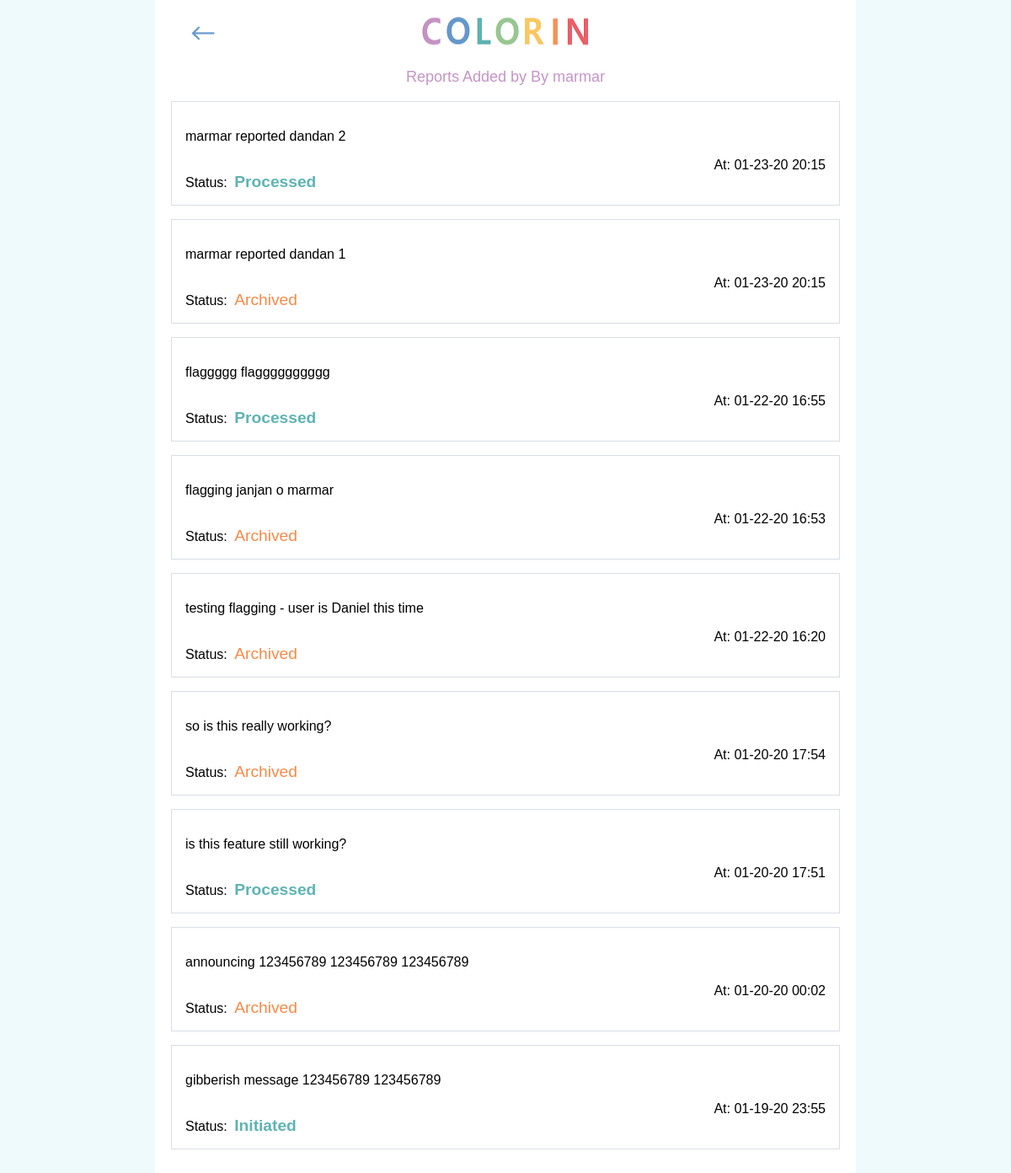
The app's page /memberinfo/5/3/ (signed in) with its own data.
### members/models.py (models this page shows, shortened)
class Member(models.Model):
    djuser = models.CharField(max_length=50, db_index=True)
    djemail = models.EmailField(max_length=50, db_index=True)
    status = models.IntegerField(choices=MemberStatus.choices, default=1)
    name = models.CharField(max_length=80, db_index=True)
    location = models.CharField(max_length=80, default="")
    stamp = models.CharField(max_length=30)
    social = models.URLField(max_length=160, default="", blank=True)
    about = models.CharField(max_length=240, default="", blank=True)

class Flag(models.Model):
    itemid = models.IntegerField( db_index=True, default=0)
    itemtype = models.IntegerField(choices=ItemType.choices, default=1)
    text = models.CharField(max_length=240)
    stamp = models.CharField(max_length=30)
    sender = models.ForeignKey(Member, on_delete=models.PROTECT, db_index=True, related_name="member_flags")
    status = models.IntegerField(choices=FlagStatus.choices, default=1)

### staff/views.py (the view)
# urls.py: path("memberinfo/<str:ctype>/<str:cid>/", views.memberinfo, name="memberinfo"),
def memberinfo(request, ctype, cid):
    if request.user.is_staff == False:
        return HttpResponseForbidden("Access not allowed!")
    if (request.method != "GET"):
        return HttpResponseNotAllowed(["GET"])
    if len(cid) > 18 or len(ctype) > 2 or ctype not in ["1", "2", "5"]:
        return HttpResponseBadRequest("Incorrect parameter!")
    ntype = int(ctype)
    gobuddy = getiMember(cid)
    if gobuddy is None:
        return HttpResponseNotFound("Member not found!")
    if ntype == ItemType.SUGGESTION:
        golist = gobuddy.member_suggestions.order_by("-id")
        return render(request, "staff/membersuggestions.html", {"ctype":ctype, "gobuddy":gobuddy, "golist":golist})
    elif ntype == ItemType.COMMENT:
        golist = gobuddy.member_comments.order_by("-id")
        return render(request, "staff/membercomments.html", {"ctype":ctype, "gobuddy":gobuddy, "golist":golist})
    elif ntype == ItemType.REPORT:
        golist = gobuddy.member_flags.order_by("-id")
        return render(request, "staff/memberreports.html", {"ctype":ctype, "gobuddy":gobuddy, "golist":golist})

### members/helpers.py (called while the page is built)
def getiMember(id):
    try:
        buddy = Member.objects.get(id = id)
    except:
        buddy = None
    return buddy

### staff/templates/staff/memberreports.html (shortened to what this page needs)
{% extends "members/layout.html" %}
{% load static %}
{% block body_block %}
<br />
<form>
    <div class="eis-menuband">
        <button class="eis-imgbutton" id="menu_back"><img class="eis-pic" alt="report" src="{% static 'members/back.png' %}" /></button>
        <span></span>
        <img class="eis-logo-small" src="{% static 'members/logo40.png' %}">
        <span></span>
        <span></span>
    </div>
</form>
<br />
<div class="eis-title-lila" id="page_title"><span>Reports Added by By {{ gobuddy.name }}</span></div>
<br />
{% for elem in golist %}
<div class="eis-dform">
    <div class="eis-su-text">
        <p>{{ elem.text }}</p>
    </div>
    <div class="eis-su-by">
        <span>At: {{ elem.stamp|slice:"5:7" }}-{{ elem.stamp|slice:"8:10" }}-{{ elem.stamp|slice:"2:4" }} {{ elem.stamp|slice:"11:16" }}</span>
    </div>
    <div class="eis-su-text">
        <span>Status: </span>
        {% if elem.status == 3 %}
        <span class="eis-item-nolinkor">{{ elem.get_status_display }}</span>
        {% else %}
        <span class="eis-item-nolinkgr">{{ elem.get_status_display }}</span>
        {% endif %}
    </div>
</div>
{% empty %}
<br />
<br />
<span>There are not yet reports added by {{ gobuddy.name }}</span>
{% endfor %}
<br />
{% endblock %}

### members/static/members/site.css (style rules this page uses)
@media (min-width: 800px) { .eis-menuband { display: grid; grid-template-columns: 10% 10% auto 10% 10%; grid-column-gap: 0; text-align: center; width: 100%; } }
@media (min-width: 800px) { .eis-dform { width: 760px; padding: 16px; margin: 0 auto 16px auto; } }
@media (min-width: 800px) { .eis-pic { margin: auto 16px; } }
body { background-color: #effafc; margin: 0; }
.eis-imgbutton { background: none; border: none; }
.eis-logo-small { width: 200px; height: 40px; margin: 0 auto; }
.eis-dform { border: 1px solid #D8DEE9; }
.eis-pic { width: 40px; height: 40px; }
.eis-title-lila { color: #C594C5; text-align: center; font-size: large; }
.eis-item-nolinkgr { padding: 12px 4px; color: #5FB3B3; font-size: larger; font-weight: bolder; }
.eis-item-nolinkor { padding: 12px 4px; color: #F88A49; font-size: larger; }
.eis-su-text { text-align: left; }
.eis-su-by { text-align: right; }

### records on screen
Member: name "marmar"
Flag: text "marmar reported dandan 2", stamp "01", stamp "23", stamp "20", stamp "20:15", status "Processed"
Flag: text "marmar reported dandan 1", stamp "01", stamp "23", stamp "20", stamp "20:15", status "Archived"
Flag: text "flaggggg flagggggggggg", stamp "01", stamp "22", stamp "20", stamp "16:55", status "Processed"
Flag: text "flagging janjan o marmar", stamp "01", stamp "22", stamp "20", stamp "16:53", status "Archived"
Flag: text "testing flagging - user is Daniel this time", stamp "01", stamp "22", stamp "20", stamp "16:20", status "Archived"
Flag: text "so is this really working?", stamp "01", stamp "20", stamp "17:54", status "Archived"
Flag: text "is this feature still working?", stamp "01", stamp "20", stamp "17:51", status "Processed"
Flag: text "announcing 123456789 123456789 123456789", stamp "01", stamp "20", stamp "00:02", status "Archived"
Flag: text "gibberish message 123456789 123456789", stamp "01", stamp "19", stamp "20", stamp "23:55", status "Initiated"
